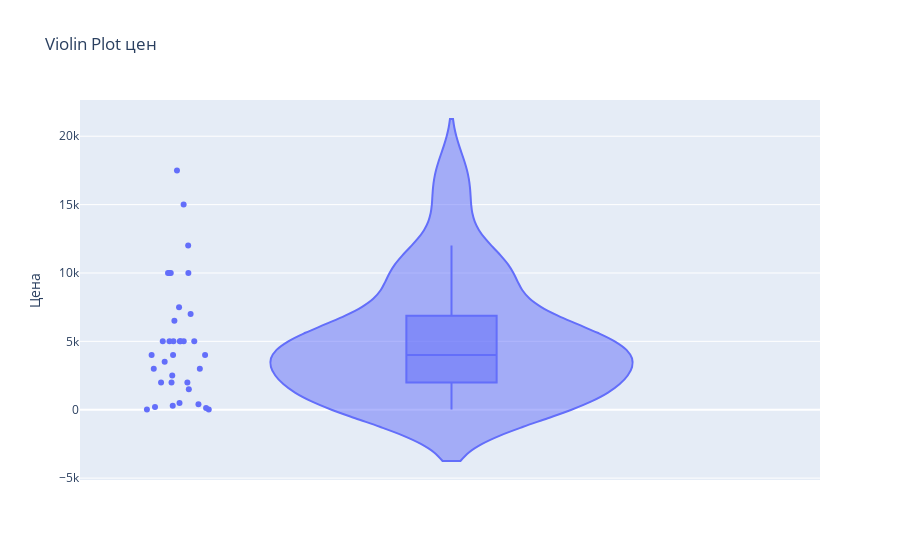
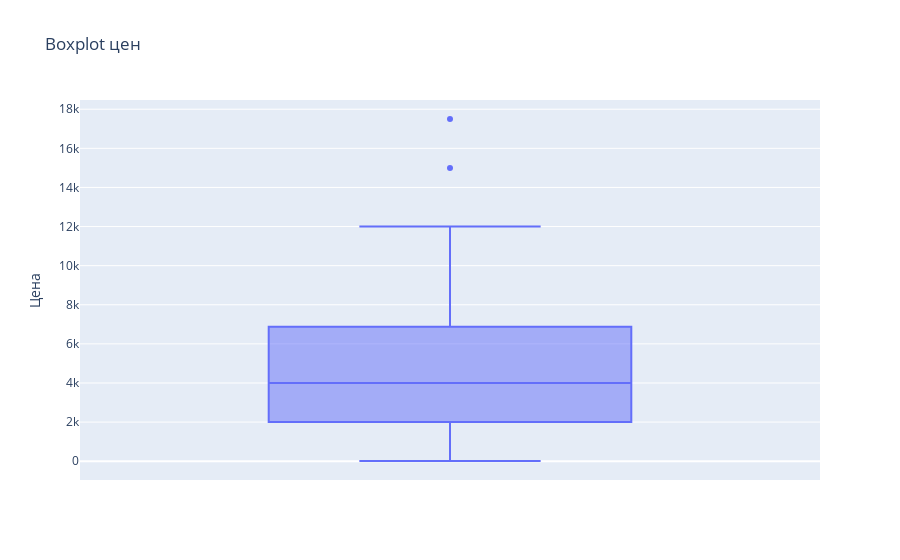

The code cell stored with these charts, in order, in its notebook:
### Code cell
# Виолончельный график (Violin plot)
fig_violin = px.violin(df, y='Цена', box=True, points='all', title='Violin Plot цен')
fig_violin.show()

# Boxplot отдельно
fig_box = px.box(df, y='Цена', title='Boxplot цен')
fig_box.show()

### Figure 1 — Plotly figure (JSON) as saved in the notebook; plotly's stock layout.template omitted (floating-point values rounded to 4 significant figures)
{"data": [{"alignmentgroup": "True", "box": {"visible": true}, "hovertemplate": "Цена=%{y}<extra></extra>", "legendgroup": "", "marker": {"color": "#636efa"}, "name": "", "offsetgroup": "", "orientation": "v", "points": "all", "scalegroup": "True", "showlegend": false, "type": "violin", "x0": " ", "xaxis": "x", "y": [2000.0, 1500.0, 5000.0, 5000.0, 7000.0, 2000.0, 199.0, 2500.0, 15000.0, 4000.0, 3500.0, 10000.0, 4000.0, 4000.0, 5000.0, 10000.0, 3000.0, 5000.0, 2000.0, 12000.0, 6500.0, 10.0, 5000.0, 7500.0, 125.0, 500.0, 300.0, 400.0, 5000.0, 10000.0, 3000.0, 5002.0, 10000.0, 17500.0, 15.0], "y0": " ", "yaxis": "y"}], "layout": {"legend": {"tracegroupgap": 0}, "title": {"text": "Violin Plot цен"}, "violinmode": "group", "xaxis": {"anchor": "y", "domain": [0, 1]}, "yaxis": {"anchor": "x", "domain": [0, 1], "title": {"text": "Цена"}}}}

### Figure 2 — Plotly figure (JSON) as saved in the notebook; plotly's stock layout.template omitted (floating-point values rounded to 4 significant figures)
{"data": [{"alignmentgroup": "True", "hovertemplate": "Цена=%{y}<extra></extra>", "legendgroup": "", "marker": {"color": "#636efa"}, "name": "", "notched": false, "offsetgroup": "", "orientation": "v", "showlegend": false, "type": "box", "x0": " ", "xaxis": "x", "y": [2000.0, 1500.0, 5000.0, 5000.0, 7000.0, 2000.0, 199.0, 2500.0, 15000.0, 4000.0, 3500.0, 10000.0, 4000.0, 4000.0, 5000.0, 10000.0, 3000.0, 5000.0, 2000.0, 12000.0, 6500.0, 10.0, 5000.0, 7500.0, 125.0, 500.0, 300.0, 400.0, 5000.0, 10000.0, 3000.0, 5002.0, 10000.0, 17500.0, 15.0], "y0": " ", "yaxis": "y"}], "layout": {"boxmode": "group", "legend": {"tracegroupgap": 0}, "title": {"text": "Boxplot цен"}, "xaxis": {"anchor": "y", "domain": [0, 1]}, "yaxis": {"anchor": "x", "domain": [0, 1], "title": {"text": "Цена"}}}}
